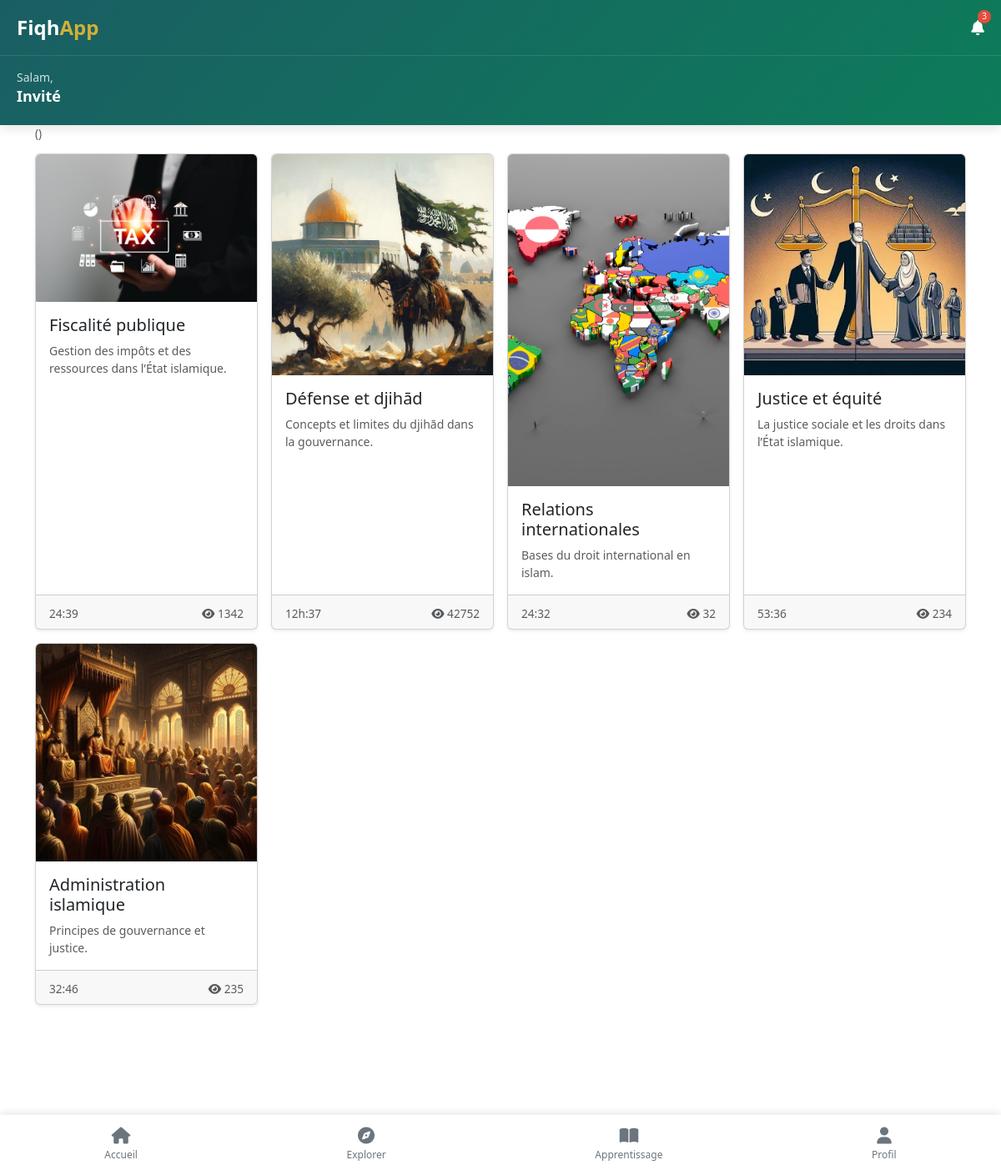
Page /categories/6/ on the committed database.
### core/models.py (models this page shows, shortened)
class Course(models.Model):
    title = models.CharField(max_length=200)
    description = models.TextField(blank=True, null=True)
    category = models.ForeignKey(Category, on_delete=models.CASCADE, related_name="courses")
    thumbnail_url = models.URLField(blank=True, null=True)  # lien YouTube ou autre
    image = models.ImageField(upload_to="courses/", blank=True, null=True)  # upload local
    duration = models.CharField(max_length=20, blank=True, null=True)  # ex: "12:45"
    views = models.PositiveIntegerField(default=0)
    created_at = models.DateTimeField(auto_now_add=True)
    class Meta:
        ordering = ["-created_at"]

### core/views.py (the view)
# urls.py: path("categories/<int:pk>/", category_detail, name="category_detail"),
def category_detail(request, pk):
    category = get_object_or_404(Category, pk=pk)
    courses = category.courses.all()  # grâce à related_name="courses"
    return render(request, "core/category_detail.html", {"category": category, "courses": courses})

### core/templates/core/category_detail.html (shortened to what this page needs)
{% extends "base.html" %}
{% load static %}
{% block content %}
    <link href="https://cdn.jsdelivr.net/npm/bootstrap@5.3.0/dist/css/bootstrap.min.css" rel="stylesheet">
    <link rel="stylesheet" href="https://cdnjs.cloudflare.com/ajax/libs/font-awesome/6.4.0/css/all.min.css">
<link rel="stylesheet" href="https://cdnjs.cloudflare.com/ajax/libs/font-awesome/6.5.2/css/all.min.css" />
<div class="container my-4 mt-5">
  <h2 class="mb-3">
    {{ category.name_ar }} <small class="text-muted">({{ category.name_en }})</small>
  </h2>
  <div class="row g-3">
    {% for course in courses %}
      <div class="col-6 col-md-4 col-lg-3">
        <a href="{% url 'course_detail' course.pk %}" class="card h-100 text-decoration-none shadow-sm">
          {% if course.image %}
            <img src="{{ course.image.url }}" class="card-img-top" alt="{{ course.title }}">
          {% else %}
            <img src="https://via.placeholder.com/300x180?text=Course" class="card-img-top" alt="{{ course.title }}">
          {% endif %}
          <div class="card-body">
            <h5 class="card-title text-dark">{{ course.title }}</h5>
            <p class="card-text text-muted small">{{ course.description|truncatewords:15 }}</p>
          </div>
          <div class="card-footer d-flex justify-content-between align-items-center">
            <small class="text-muted">{{ course.duration }}</small>
            <small class="text-muted"><i class="fas fa-eye"></i> {{ course.views }}</small>
          </div>
        </a>
      </div>
    {% empty %}
      <p class="text-center">Aucun cours disponible pour cette catégorie.</p>
    {% endfor %}
  </div>
</div>
{% endblock %}

### static/css/base.css (style rules this page uses)
:root { --primary-color: #1a5e63; --primary-dark: #0d4448; --secondary-color: #d4af37; --secondary-light: #e6c75a; --accent-color: #8d6e63; --light-color: #f8f5e6; --dark-color: #2c3e50; --text-color: #333; --text-light: #777; --white: #ffffff; --shadow: 0 2px 10px rgba(0, 0, 0, 0.1); --transition: all 0.3s ease; }
* { margin: 0; padding: 0; box-sizing: border-box; }
body { font-family: 'Segoe UI', Tahoma, Geneva, Verdana, sans-serif; background-color: #f5f5f5; color: var(--text-color); line-height: 1.6; padding: 80px 0 70px; }
.card { background-color: var(--white); border-radius: 10px; overflow: hidden; box-shadow: var(--shadow); transition: var(--transition); }
.card-body { padding: 15px; }

### static/css/home.css (style rules this page uses)
:root { --primary: #1a5e63; --primary-dark: #0d4448; --secondary: #d4af37; --secondary-light: #e6c75a; --white: #ffffff; --light-bg: #f8f9fa; --text-dark: #2c3e50; --text-light: #6c757d; --shadow: 0 4px 12px rgba(0, 0, 0, 0.1); --transition: all 0.3s ease; }
.container { width: 100%; overflow-x: hidden; padding: 0 0 80px 0; }
@media (min-width: 768px) { .container { padding: 0 1rem 80px 1rem; } }

### static/css/profile.css (style rules this page uses)
:root { --primary: #1a936f; --primary-dark: #0d7c5a; --secondary: #114b5f; --secondary-dark: #0a3443; --light: #f8f9fa; --dark: #1d2d35; --text-muted: #6c757d; --danger: #dc3545; --border-radius: 16px; --shadow: 0 4px 12px rgba(0, 0, 0, 0.05); --transition: all 0.3s ease; }
.text-muted { font-size: 0.85rem; display: block; margin-top: 0.25rem; }
.row { margin-right: -0.5rem; margin-left: -0.5rem; }
.mb-3 { margin-bottom: 1rem !important; }

### static/css/mon.css (style rules this page uses)
:root { --primary: #1a5e63; --primary-light: #2a7c83; --secondary: #d4af37; --light-bg: #f8f5e6; --text-dark: #2c3e50; --text-light: #6c757d; --success: #28a745; --warning: #ffc107; --border-radius: 12px; --shadow: 0 4px 12px rgba(0, 0, 0, 0.1); }
body { background-color: #f8f9fa; color: #333; padding-bottom: 80px; }

### rows in the picture
Course: image (picture), title "Fiscalité publique", description "Gestion des impôts et des ressources dans l’État islamique.", duration "24:39", views "1342"
Course: image (picture), title "Défense et djihād", description "Concepts et limites du djihād dans la gouvernance.", duration "12h:37", views "42752"
Course: image (picture), title "Relations internationales", description "Bases du droit international en islam.", duration "24:32", views "32"
Course: image (picture), title "Justice et équité", description "La justice sociale et les droits dans l’État islamique.", duration "53:36", views "234"
Course: image (picture), title "Administration islamique", description "Principes de gouvernance et justice.", duration "32:46", views "235"

### other values in the picture
{{ user.first_name|default:"Invité" }} "Invité"
